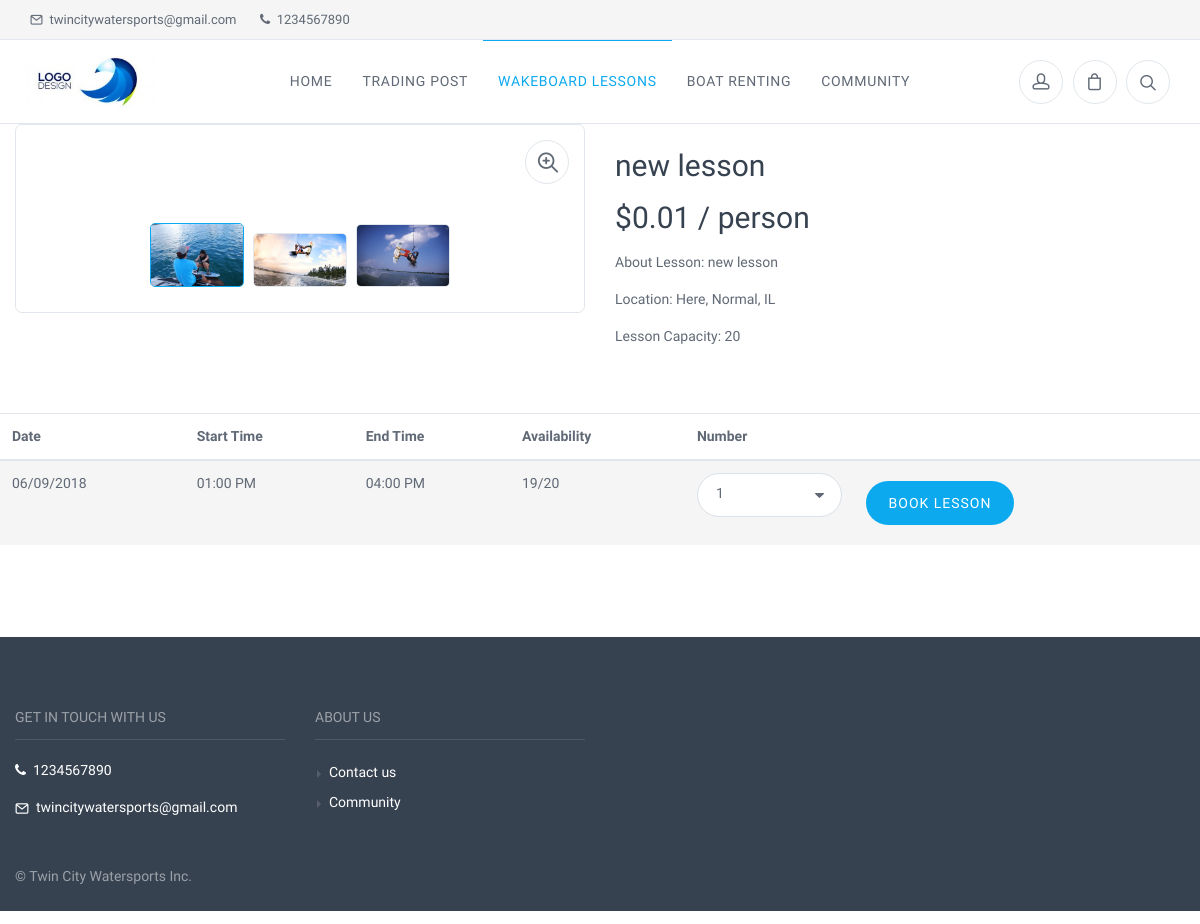
Screenshot of /lessons/view_lesson/new-lessonNgFgrB with the database file from the repository.
### tables this page shows
CREATE TABLE `lesson_pics` (
  `id` int(11) NOT NULL,
  `lesson_id` int(11) NOT NULL,
  `picture_name` varchar(60) NOT NULL,
  `priority` int(11) NOT NULL
);

CREATE TABLE `lessons` (
  `id` int(11) NOT NULL,
  `lesson_name` varchar(255) NOT NULL,
  `lesson_description` varchar(255) NOT NULL,
  `lesson_url` varchar(255) NOT NULL,
  `lesson_capacity` int(3) NOT NULL,
  `address` varchar(255) NOT NULL,
  `city` varchar(255) NOT NULL,
  `state` varchar(255) NOT NULL,
  `lesson_fee` decimal(7,2) NOT NULL,
  `status` int(1) NOT NULL,
  `date_made` int(11) NOT NULL
);

CREATE TABLE `lesson_schedules` (
  `id` int(11) NOT NULL,
  `lesson_id` int(11) NOT NULL,
  `lesson_start_date` int(11) NOT NULL,
  `lesson_end_date` int(11) NOT NULL
);

CREATE TABLE `lesson_bookings` (
  `id` int(11) NOT NULL,
  `lesson_schedule_id` int(11) NOT NULL,
  `user_id` int(11) NOT NULL,
  `lesson_booking_qty` int(11) NOT NULL,
  `session_id` varchar(64) NOT NULL
);

### application/modules/lessons/views/view_lesson.php (the view, shortened to what the rows shown need)
<div class="container padding-bottom-3x mb-1">
  <div class="row">
    <div class="col-md-6">
      <div class="product-gallery">
        <div class="gallery-wrapper">
          <?php
          $counter = 0;
          foreach($pics_query->result() as $row) {
            $picture_name = $row->picture_name;
            $picture_location = base_url()."media/lesson_big_pics/".$picture_name;
            if ($counter == 0) {
              ?>
              <div class="gallery-item active"><a href="<?= $picture_location ?>" data-hash="one" data-size="1000x667"></a></div>
              <?php
            } elseif ($counter > 0) {
              if ($counter == 1) {
                $data_hash = "two";
              } elseif ($counter == 2) {
                $data_hash = "tree";
              } elseif ($counter == 3) {
                $data_hash = "four";
              } elseif ($counter == 4) {
                $data_hash = "five";
              }
              ?>
              <?php
            }
            $counter++;
          }
          ?>
        </div>
          <?php
          $counter = 0;
          foreach($pics_query->result() as $row) {
            $picture_name = $row->picture_name;
            $picture_location = base_url()."media/lesson_big_pics/".$picture_name;
            if ($counter == 0) {
              ?>
              <div data-hash="one"><img src="<?= $picture_location ?>" alt="<?= $picture_name ?>"></div>
              <?php
            } elseif ($counter > 0) {
              if ($counter == 1) {
                $data_hash = "two";
              } elseif ($counter == 2) {
                $data_hash = "tree";
              } elseif ($counter == 3) {
                $data_hash = "four";
              } elseif ($counter == 4) {
                $data_hash = "five";
              }
              ?>
              <?php
            }
            $counter++;
          }
          ?>
        <ul class="product-thumbnails">
          <?php
          $counter = 0;
          foreach($pics_query->result() as $row) {
            $picture_name = $row->picture_name;
            $picture_location = base_url()."media/lesson_big_pics/".$picture_name;
            if ($counter == 0) {
              ?>
              <li class="active"><a href="#one"><img src="<?= $picture_location ?>" alt="<?= $picture_name ?>"></a></li>
              <?php
            } elseif ($counter > 0) {
              if ($counter == 1) {
                $data_hash = "two";
              } elseif ($counter == 2) {
                $data_hash = "tree";
              } elseif ($counter == 3) {
                $data_hash = "four";
              } elseif ($counter == 4) {
                $data_hash = "five";
              }
              ?>
              <li><a href="#<?=$data_hash?>"><img src="<?= $picture_location ?>" alt="<?= $picture_name ?>"></a></li>
              <?php
            }
            $counter++;
          }
          ?>
        </ul>
      </div>
    </div>
    <div class="col-md-6">
      <h2 class="padding-top-1x text-normal"><?= $lesson_name ?></h2>
      <span class="h2 d-block"><?= $currency_symbol.$lesson_fee.' / person' ?></span>
      <p>About Lesson: <?= nl2br($lesson_description) ?></p>
      <p>Location: <?= nl2br($address.', '.$city.', '.$state) ?></p>
      <p>Lesson Capacity: <?= nl2br($capacity) ?></p>
    </div>
  </div>
  <div class="row" style="margin-top: 50px;">
    <div class="table-responsive">
      <table class="table table-striped">
        <thead>
          <tr>
            <th>Date</th>
            <th>Start Time</th>
            <th>End Time</th>
            <th>Availability</th>
            <th>Number</th>
            <th></th>
          </tr>
        </thead>
        <tbody>
          <?php
          foreach($schedule_query->result() as $row) {
            $lesson_schedule_id = $row->id;
            $lesson_date = $this->timedate->get_date($row->lesson_start_date, 'datepicker_us');
            $start_time = $this->timedate->get_time($row->lesson_start_date);
            $end_time = $this->timedate->get_time($row->lesson_end_date);
            $number_of_bookings = $this->lesson_bookings->_get_num_of_bookings_for_lesson_schedule_id($lesson_schedule_id);
            $availability = $capacity - $number_of_bookings;
            $form_location = base_url().'lesson_basket/add_to_basket';
            ?>
            <form class"reset-box" method="post" action="<?= $form_location ?>">
            <tr>
              <td><?= $lesson_date ?></td>
              <td><?= $start_time ?></td>
              <td><?= $end_time ?></td>
              <td><?= $availability.'/'.$capacity ?></td>
              <td>
                <select class="form-control" name="booking_qty" required>
                  <?php
                  if ($availability > 5) {
                    for ($i = 1; $i <= 5; $i++) { ?>
                      <option value="<?= $i ?>"><?= $i ?></option>
                      <?php }
                  } else {
                    for ($i = 1; $i <= $availability; $i++) { ?>
                      <option value="<?= $i ?>"><?= $i ?></option> <?php
                    }
                  }
                    ?>
                  </select>
                </td>
              <td><button class="btn btn-primary" name="submit" value="submit" type="submit">Book Lesson</button></td>
              </tr>
              </form>
                      <?php
                    }
                    ?>
                  </tbody>
                </table>
              </div>
            </div>
          </div>

### application/modules/templates/views/top_bar.php (shortened to what the rows shown need)
<?php
$admin = $this->admin_info->get_admin_info();
if (isset($admin->phone)) {
  $phone = $admin->phone;
} else {
  $phone = "";
}
if (isset($admin->email)) {
  $email = $admin->email;
} else {
  $email = "";
}
?>
<div class="topbar">
  <div class="topbar-column">
    <?php
    if ($email != "") {
      ?>
      <a class="hidden-md-down" href="mailto:<?= $email ?>">
        <i class="icon-mail"></i>&nbsp; <?= $email ?>
      </a>
      <?php
    }
    if ($phone != "") {
      ?>
      <a class="hidden-md-down" href="tel:<?= $phone ?>">
        <i class="fa fa-phone"></i>&nbsp; <?= $phone ?>
      </a>
      <?php
    }
      ?>
  </div>
</div>

### application/modules/templates/views/footer.php (shortened to what the rows shown need)
<?php
$admin = $this->admin_info->get_admin_info();
if (isset($admin->phone)) {
  $phone = $admin->phone;
} else {
  $phone = "";
}
if (isset($admin->email)) {
  $email = $admin->email;
} else {
  $email = "";
}
if (isset($admin->company_name)) {
  $company_name = $admin->company_name;
} else {
  $company_name = "";
}
?>
<footer class="site-footer">
  <div class="container">
    <div class="row">
      <div class="col-lg-3 col-md-6">
        <section class="widget widget-light-skin">
          <?php
          if ($phone != "") {
            ?>
            <p ><a class="navi-link-light" href="tel:<?= $phone ?>"><i class="fa fa-phone"></i>&nbsp;&nbsp;<?= $phone ?></a></p>
            <?php
          }
          if ($email != "") {
            ?>
            <p><a class="navi-link-light" href="mailto:<?= $email ?>"><i class="icon-mail"></i>&nbsp;&nbsp;<?= $email ?></a></p>
            <?php
          }
            ?>
        </section>
      </div>
      <div class="col-lg-3 col-md-6">
      </div>
      </div>
      <?php
      if ($company_name != "") {
      ?>
      <p class="footer-copyright">© <?= $company_name ?></p>
      <?php
    }
      ?>
    </div>
  </footer>

### rows the page displays
lesson_pics: picture_name (picture)
lesson_pics: picture_name (picture)
lesson_pics: picture_name (picture)
lessons: lesson_name "new lesson", lesson_fee "0.01", lesson_description "new lesson", address+city+state "Here, Normal, IL", lesson_capacity "20"
lesson_schedules: lesson_start_date "06/09/2018", lesson_start_date "01:00 PM", lesson_end_date "04:00 PM", availability "19", lesson.lesson_capacity "20", booking_qty "1"

### other values shown
$email "twincitywatersports@gmail.com"
$phone "1234567890"
$currency_symbol "$"
$company_name "Twin City Watersports Inc."
